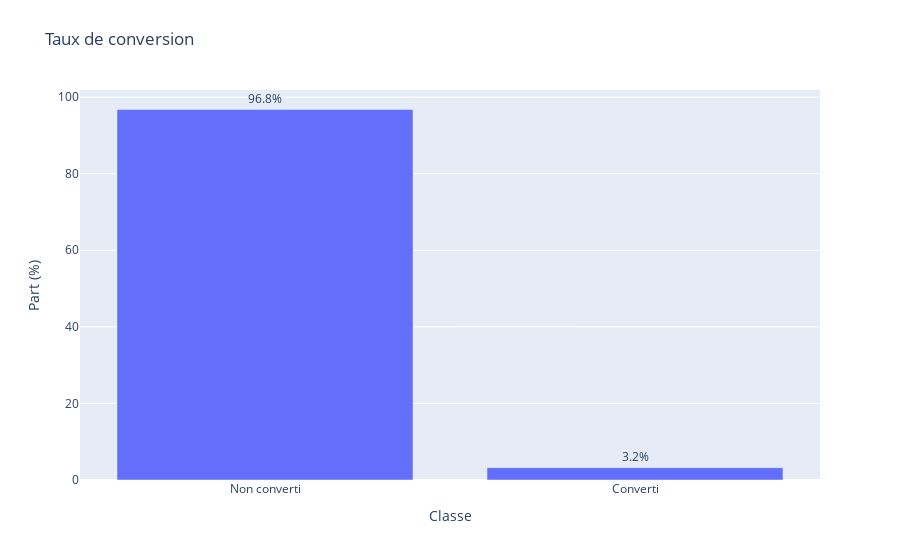

Notebook source saved alongside this figure:
### Markdown cell above
## Distribution converted vs non converted

### Code cell
dist = df["converted"].value_counts().rename_axis("converted").reset_index(name="count")
dist["label"] = dist["converted"].map({0: "Non converti", 1: "Converti"})
dist["pct"] = dist["count"] / dist["count"].sum() * 100

fig = px.bar(
    dist.sort_values("converted"),
    x="label",
    y="pct",
    text=dist["pct"].map(lambda x: f"{x:.1f}%"),
    title="Taux de conversion",
)
fig.update_traces(textposition="outside")
fig.update_layout(
    xaxis_title="Classe",
    yaxis_title="Part (%)",
    uniformtext_minsize=10,
    uniformtext_mode="hide",
    margin=dict(t=90)
)
fig.show()

### Figure 1 — Plotly figure (JSON) as saved in the notebook; plotly's stock layout.template omitted (floating-point values rounded to 4 significant figures)
{"data": [{"alignmentgroup": "True", "hovertemplate": "label=%{x}<br>pct=%{y}<br>text=%{text}<extra></extra>", "legendgroup": "", "marker": {"color": "#636efa", "pattern": {"shape": ""}}, "name": "", "offsetgroup": "", "orientation": "v", "showlegend": false, "text": ["96.8%", "3.2%"], "textposition": "outside", "type": "bar", "x": ["Non converti", "Converti"], "xaxis": "x", "y": [96.77, 3.226], "yaxis": "y"}], "layout": {"barmode": "relative", "legend": {"tracegroupgap": 0}, "margin": {"t": 90}, "title": {"text": "Taux de conversion"}, "uniformtext": {"minsize": 10, "mode": "hide"}, "xaxis": {"anchor": "y", "domain": [0, 1], "title": {"text": "Classe"}}, "yaxis": {"anchor": "x", "domain": [0, 1], "title": {"text": "Part (%)"}}}}
